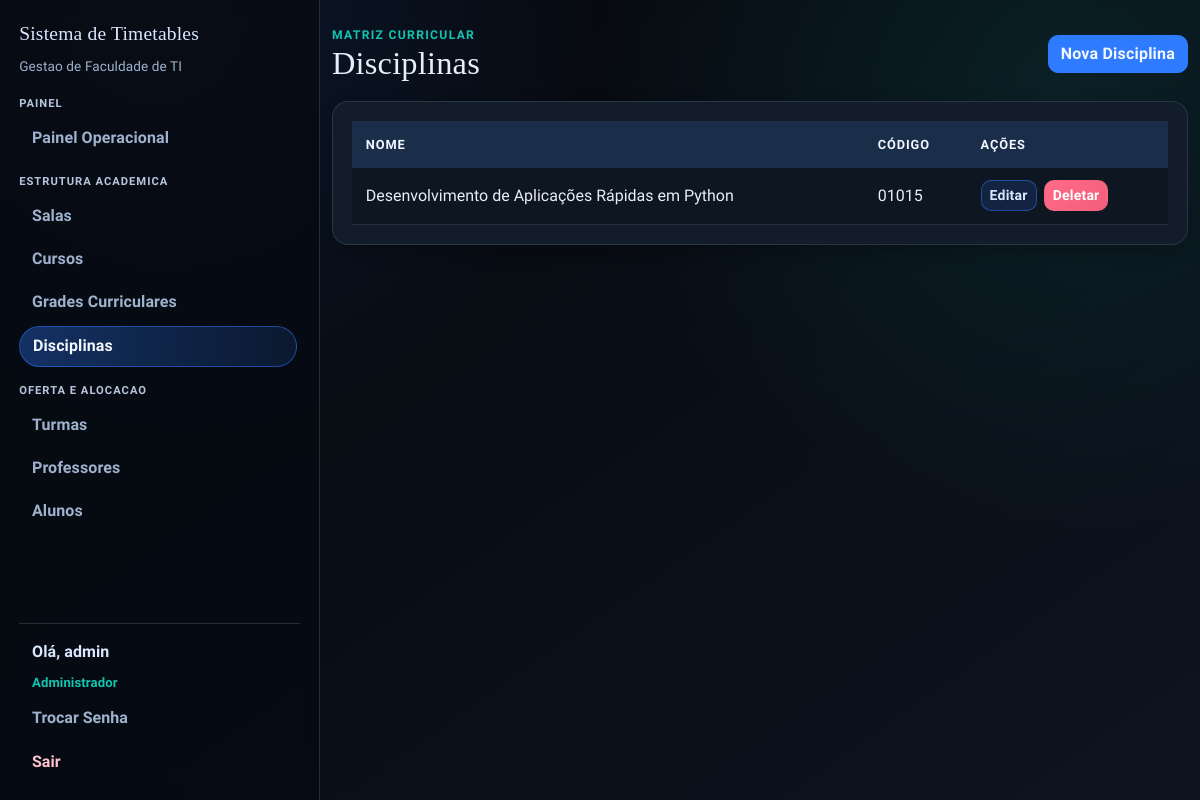
/disciplinas (signed in), run on an earlier commit of the app's database.
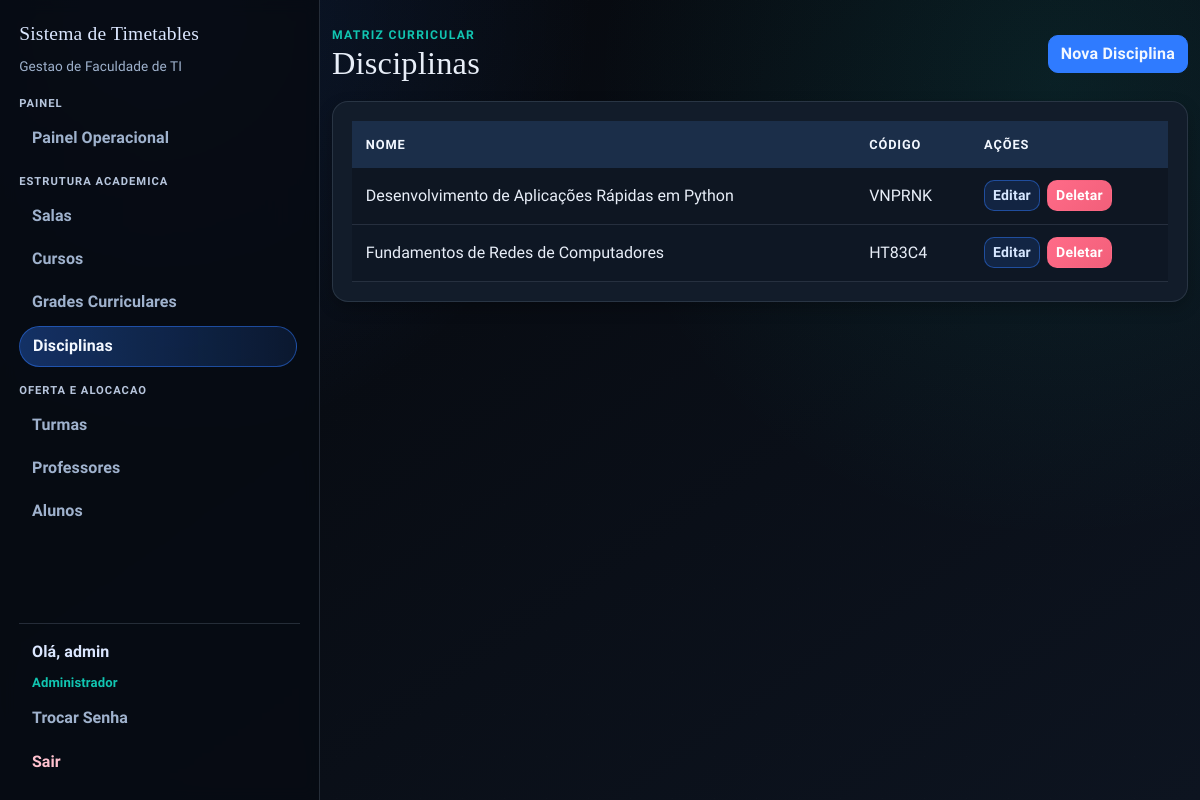
And on a later commit of the database.
### app/models.py (models this page shows)
class Disciplina(db.Model):
    id = db.Column(db.Integer, primary_key=True)
    nome = db.Column(db.String(100), nullable=False)
    codigo = db.Column(db.String(20), unique=True, nullable=False)

### app/routes/admin.py (the view)
@bp.route("/disciplinas")
@login_required
@admin_required
def disciplinas():
    disciplinas = Disciplina.query.order_by(Disciplina.nome.asc()).all()
    delete_form = DeleteForm()
    return render_template("disciplinas.html", disciplinas=disciplinas, delete_form=delete_form)

### app/models.py (called while the page is built)
@login_manager.user_loader
def load_user(user_id):
    return db.session.get(User, int(user_id))

    def is_admin(self):
        return self.role == 'admin'

### app/routes/helpers.py (called while the page is built)
def admin_required_redirect():
    if getattr(current_user, "is_authenticated", False) and current_user.is_admin():
        return None
    flash("Acesso restrito ao administrador.", "danger")
    return redirect(url_for("main.index"))

def admin_required(view_func):
    @wraps(view_func)
    def wrapper(*args, **kwargs):
        guard = admin_required_redirect()
        if guard:
            return guard
        return view_func(*args, **kwargs)
    return wrapper

### templates/disciplinas.html (shortened to what this page needs)
{% extends "base.html" %}
{% block content %}
<section class="stagger-in">
  <div class="page-head">
    <div>
      <p class="eyebrow">Matriz Curricular</p>
      <h1>Disciplinas</h1>
    </div>
    <a href="{{ url_for('main.new_disciplina') }}" class="btn btn-primary">Nova Disciplina</a>
  </div>
  <div class="surface table-shell">
    <div class="table-responsive">
      <table class="table">
        <thead>
          <tr>
            <th>Nome</th>
            <th>Código</th>
            <th>Ações</th>
          </tr>
        </thead>
        <tbody>
          {% for disciplina in disciplinas %}
          <tr>
            <td>{{ disciplina.nome }}</td>
            <td>{{ disciplina.codigo }}</td>
            <td class="actions-cell">
              <a href="{{ url_for('main.edit_disciplina', id=disciplina.id) }}" class="btn btn-sm btn-edit">Editar</a>
              <form
                method="POST"
                action="{{ url_for('main.delete_disciplina', id=disciplina.id) }}"
                class="d-inline"
                onsubmit="return confirm('Tem certeza que deseja deletar esta disciplina?');"
              >
                <button type="submit" class="btn btn-sm btn-danger">Deletar</button>
              </form>
            </td>
          </tr>
          {% endfor %}
        </tbody>
      </table>
    </div>
  </div>
</section>
{% endblock %}

What changed in the data, as far as the page shows it:
changed Disciplina "Desenvolvimento de Aplicações Rápidas em Python": codigo "01015" → "VNPRNK"
added Disciplina: nome "Fundamentos de Redes de Computadores", codigo "HT83C4"
